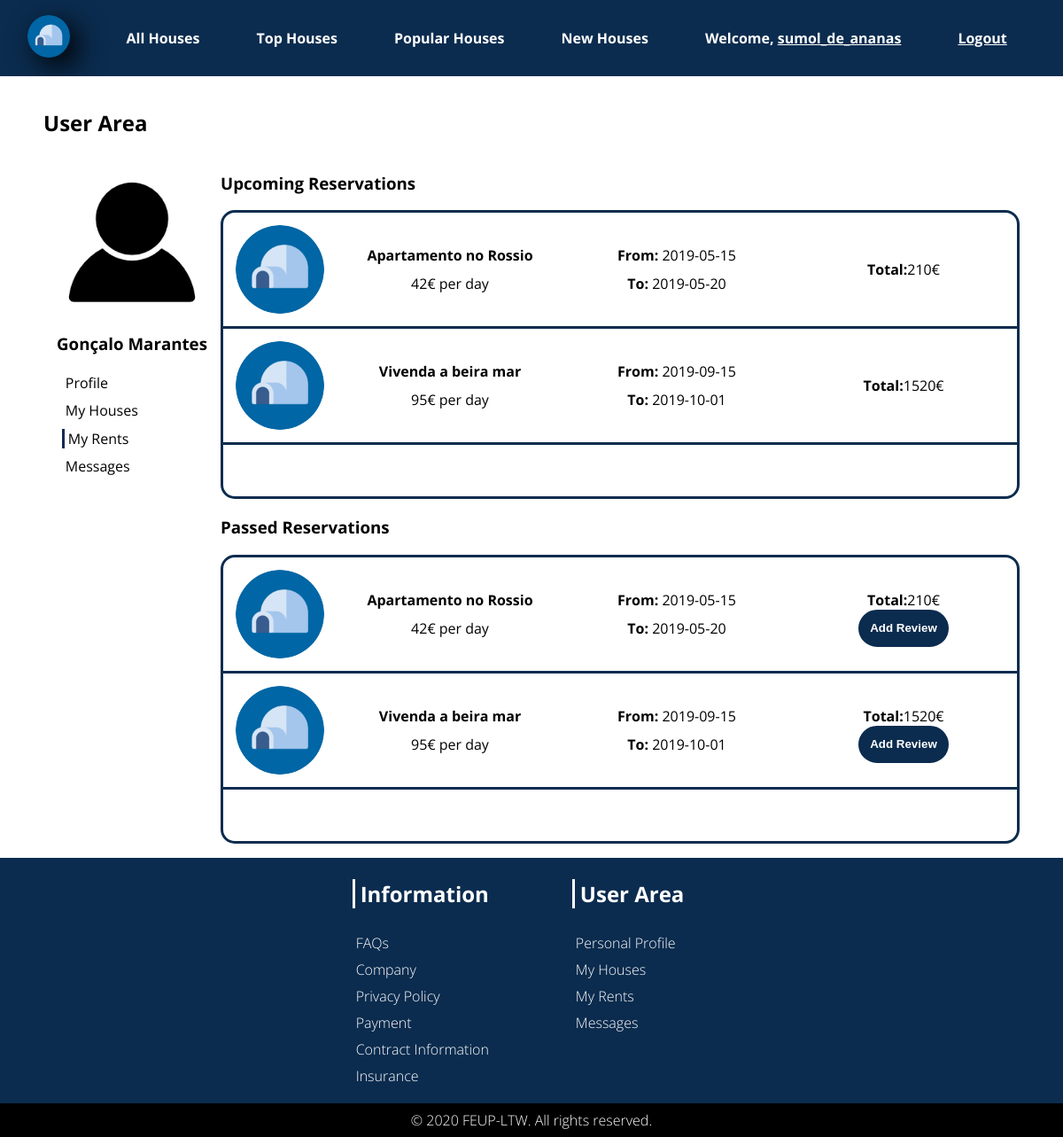
The page /pages/user_area_rents.php (signed in) on the database its author committed.
### tables this page shows
CREATE TABLE USER(
    id INTEGER PRIMARY KEY,
    picture TEXT default '/assets/images/empty_user.jpg' NOT NULL,
	username TEXT NOT NULL UNIQUE,
    name TEXT NOT NULL,
	email TEXT NOT NULL UNIQUE,
    phonenumber INTEGER,
    password TEXT NOT NULL,
	CONSTRAINT CHK_USER CHECK (length(username)>=6 AND length(username)<=20));

CREATE TABLE RESERVATION(
    idReservation INTEGER PRIMARY KEY,
	idPlace INTEGER NOT NULL REFERENCES PLACE ON DELETE CASCADE ON UPDATE CASCADE,
    idTourist INTEGER NOT NULL REFERENCES USER ON DELETE CASCADE ON UPDATE CASCADE,
    beginDate DATE NOT NULL,
    endDate DATE NOT NULL,
    CONSTRAINT CHK_RESERVATION CHECK (endDate>beginDate));

CREATE TABLE PICTURES(
    idPicture INTEGER PRIMARY KEY,
    picturePath TEXT NOT NULL,
    idPlace INTEGER NOT NULL REFERENCES PLACE ON DELETE CASCADE ON UPDATE CASCADE,
    aproved BOOLEAN NOT NULL);

CREATE TABLE PLACE(
    idPlace INTEGER PRIMARY KEY,
    name TEXT NOT NULL,
    price INTEGER NOT NULL,
    street TEXT NOT NULL,
    number INTEGER NOT NULL,
    city TEXT NOT NULL,
    country TEXT NOT NULL,
    description TEXT NOT NULL,
    classification INTEGER default 0,
	idUser INTEGER NOT NULL REFERENCES USER ON DELETE CASCADE ON UPDATE CASCADE,
    CONSTRAINT CHK_PLACE CHECK (price>=0),
    UNIQUE(street,number,city,country));

### pages/user_area_rents.php (called while the page is built, shortened)
<?php
include_once('../templates/common.php');
include_once('../templates/user.php');
$userId = get_user_id();
draw_user_rents($userId);
?>

### database/db_user.php (called while the page is built, shortened)
<?php
$dir = $_SERVER['DOCUMENT_ROOT'];
include_once("$dir/database/connection.php");
function getUserInfo($userId)
{
    global $dbh;
    $stmt = $dbh->prepare('select * from user where id = ?');
    $stmt->execute(array($userId));
    $result = $stmt->fetch();
    if ($result == false) {
        return 0;
    } else return $result;
}
function getReservations($userId)
{
    global $dbh;
    $stmt = $dbh->prepare('select * from reservation where reservation.idTourist = ?');
    $stmt->execute(array($userId));
    $result = $stmt->fetchAll();
    if ($result == false) {
        return 0;
    } else return $result;
}
?>

### database/db_house.php (called while the page is built, shortened)
<?php
$dir = $_SERVER['DOCUMENT_ROOT'];
include_once("$dir/database/connection.php");
function getHouse($idHouse)
{
    global $dbh;
    $stmt = $dbh->prepare('select * from PLACE WHERE idPlace = ?;');
    $stmt->execute(array($idHouse));
    $result = $stmt->fetch();
    return $result;
}
function getPicture($idHouse)
{
    global $dbh;
    $stmt = $dbh->prepare("SELECT picturePath FROM PICTURES WHERE idPlace = ?");
    $stmt->execute(array($idHouse));
    $image = $stmt->fetchColumn();
    return $image;
}
?>

### templates/user.php (the view, shortened to what this page needs)
<?php
$dir = $_SERVER['DOCUMENT_ROOT'];
include_once("$dir/database/db_user.php");
include_once("$dir/database/db_house.php");
?>
<?php function draw_user_rents($userId)
{
    ?>
  <section class="profile-area">
    <header>
      <h2>User Area</h2>
    </header>
    <?php
      $result = getUserInfo($userId);
      ?>
    <div>
      <aside>
        <section class="profile-card">
          <div class="profile-card-photo rounded-photo-container">
            <img src="..<?= $result['picture'] ?>" alt="Profile Picture" />
          </div>
          <h3><?= $result['name'] ?></h3>
        </section>
        <nav class="profile-nav-bar">
          <ul>
            <li><a href="user_area_form.php" class="profile-area-nav-button">Profile</a></li>
            <li><a href="user_area_houses.php" class="profile-area-nav-button">My Houses</a></li>
            <li><a href="user_area_rents.php" class="profile-area-nav-button profile-area-nav-button-selected">My Rents</a></li>
            <li><a href="user_area_messages.php" class="profile-area-nav-button">Messages</a></li>
          </ul>
        </nav>
      </aside>
      <div id="user-area-rents">
        <h3>Upcoming Reservations</h3>
        <section id="user-area-rents-upcoming">
          <?php
            $reservations = getReservations($userId);
            for ($i = 0; $i < count($reservations); $i++) {
              $house = getHouse($reservations[$i]['idPlace']);
              $image = getPicture($reservations[$i]['idPlace']);
              $beginDate = new DateTime($reservations[$i]['beginDate']);
              $endDate = new DateTime($reservations[$i]['endDate']);
              ?>
            <div class="rent-card">
              <div class="rent-card-photo rounded-photo-container">
                <img src="<?= $image ?>" alt="House image" />
              </div>
              <h4><strong><?= $house['name'] ?></strong></h4>
              <p><strong>From:</strong> <?= $reservations[$i]['beginDate'] ?></p>
              <p><?= $house['price'] ?>€ per day</p>
              <p><strong>To:</strong> <?= $reservations[$i]['endDate'] ?></p>
              <p class="rent-card-total">
                <strong>Total:</strong><?= $endDate->diff($beginDate)->format("%d") * $house['price'] ?>€
              </p>
            </div>
          <?php } ?>
        </section>
        <h3>Passed Reservations</h3>
        <section id="user-area-rents-passed">
          <?php
            $reservations = getReservations($userId);
            for ($i = 0; $i < count($reservations); $i++) {
              $house = getHouse($reservations[$i]['idPlace']);
              $image = getPicture($reservations[$i]['idPlace']);
              $beginDate = new DateTime($reservations[$i]['beginDate']);
              $endDate = new DateTime($reservations[$i]['endDate']);
              ?>
            <div class="rent-card">
              <div class="rent-card-photo rounded-photo-container">
                <img src="<?= $image ?>" alt="House image" />
              </div>
              <h4><strong><?= $house['name'] ?></strong></h4>
              <p><strong>From:</strong> <?= $reservations[$i]['beginDate'] ?></p>
              <p><?= $house['price'] ?>€ per day</p>
              <p><strong>To:</strong> <?= $reservations[$i]['endDate'] ?></p>
              <p class="rent-card-total">
                <strong>Total:</strong><?= $endDate->diff($beginDate)->format("%d") * $house['price'] ?>€
              </p>
              <button id="add-house-button" class="blue-filled-rounded-button" type="button">Add Review</button>
            </div>
          <?php } ?>
        </section>
      </div>
  </section>
<?php } ?>

### css/style.css (style rules this page uses)
body { --main-blue-color: #0b2c4f; --grey-color: #d9d9d9; --focus-blue-color: #0066a6; --background-color: #FFF; --font: 'Open Sans', sans-serif; font-family: var(--font); margin: 0em; background-color: var(--background-color); }
a { text-decoration: none; }
ul { list-style-type: none; }
.rounded-photo-container { overflow: hidden; border-radius: 50%; display: flex; justify-content: center; }
.rounded-photo-container > img { width: auto; height: 100%; }
.blue-filled-rounded-button { background-color: var(--main-blue-color); border: 3px solid var(--main-blue-color); color: white; font-weight: bolder; text-align: center; border-radius: 5em; padding: 0.8em; }
.house-card-text > h2, h3, h4 { margin: 0em; }
.house-card-text > h3, h4 { font-weight: normal; }
.profile-area { justify-content: center; display: grid; margin: 1em auto; }
.profile-area > div { display: flex; }
.profile-area > div aside { display: grid; align-self: start; }
.profile-nav-bar { margin: 1em; }
.profile-nav-bar > ul { padding: 0em; margin: 0em; }
.profile-nav-bar > ul li { padding: 0.3em; }
.profile-card { justify-content: center; align-items: center; text-align: center; }
.profile-card-photo { width: 200px; height: 200px; }
.profile-area-nav-button { border: 0px; padding-left: 4px; background-color: transparent; color: #000000; font-size: 16px; transition: 0.5s; }
.profile-area-nav-button-selected { border-left: 3px solid var(--main-blue-color); }
#add-house-button { display: block; margin: 2em; }
#user-area-rents { display:grid; }
#user-area-rents h3 { margin: 1em 0em; }
#user-area-rents-passed .rent-card-total { grid-row: start/1; }
#user-area-rents-passed, #user-area-rents-upcoming { overflow-y: scroll; height: 20em; border: 3px solid var(--main-blue-color); border-radius: 1em; }
#user-area-rents-upcoming .rent-card-total { grid-row: start/end; }
.rent-card { display: grid; grid-template-columns: [start] 8em [line1] 16em [line2] 16em [line3] 16em [end]; grid-template-rows: [start] 2em [line1] 2em [end]; justify-items: center; align-items: center; justify-content: space-between; padding: 2em 0em; border-bottom: 3px solid var(--main-blue-color); }
.rent-card-photo { width: 100px; height: 100px; grid-column: 1; grid-row: start/end; }
.rent-card-total { grid-column: 4; }

### rows shown on the page
user: picture (picture), name "Gonçalo Marantes"
reservation: idPlace.picturePath (picture), idPlace.name "Apartamento no Rossio", beginDate "2019-05-15", idPlace.price "42", endDate "2019-05-20", $endDate->diff($beginDate)->format("%d") * $house['price'] "210"
reservation: idPlace.picturePath (picture), idPlace.name "Vivenda a beira mar", beginDate "2019-09-15", idPlace.price "95", endDate "2019-10-01", $endDate->diff($beginDate)->format("%d") * $house['price'] "1520"

### other values the page prints
$username "sumol_de_ananas"
